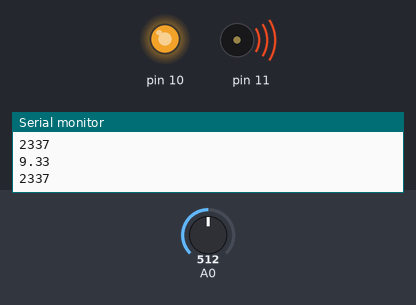
Recording of a sketch running on a simulated Arduino Uno, built with avr-gcc and run on an emulated ATmega328P. On the bench: output pins drawn as LEDs (lit = HIGH), buzzer (waves = sounding), the last lines printed to the serial monitor. The inputs (shaded band) are chosen by the test bench; at power-on: A0 = 512.

Above: at 1.2 s.
1.3 s: A0 set to 70
At 2.2 s:
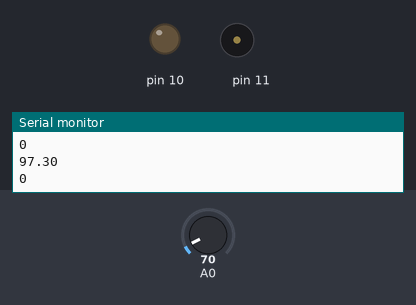
2.8 s: A0 set to 90
At 3.32 s:
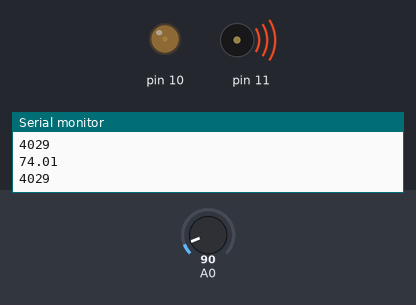
5.8 s: A0 set to 122
At 6.33 s:
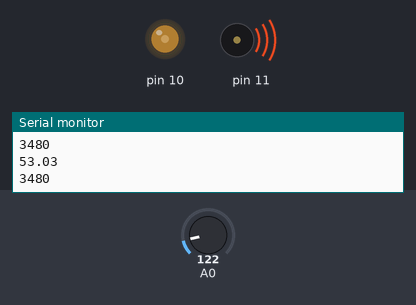
8.8 s: A0 set to 0
At 8.97 s:
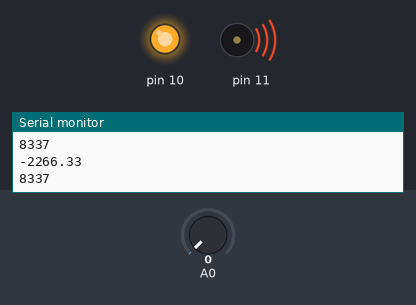
Timing chart, 0 to 11.8 s (numbered marks = the images above; inputs shaded):
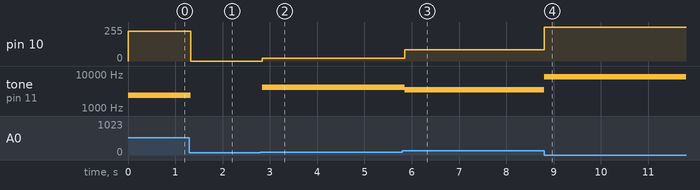

Measured:
- after the input at 1.3 s, pin 10: 225/255 → 0/255 at once; tone on pin 11: 2337 Hz → silent at once
- after the input at 2.8 s, pin 10: 0/255 → 19/255 at once; tone on pin 11: silent → 4029 Hz at once
- after the input at 5.8 s, pin 10: 19/255 → 85/255 after 0.05 s; tone on pin 11: 4029 Hz → 3480 Hz after 0.05 s
- after the input at 8.8 s, pin 10: 85/255 → 255/255 at once; tone on pin 11: 3480 Hz → 8337 Hz at once

The sketch:

L5H2.ino
```cpp
float x;
float y;
int z;

int i;

void setup()
{
  Serial.begin(9600);
  pinMode(11, OUTPUT);
}

void loop()
{
  x = analogRead(0);

  //Serial.println(x);

  y = (6787 / (x - 3)) - 4;
  Serial.println(y);
  if(y<=80)
  {
    z = y/80*2093+2093;
    i = (80-y)/80*255;
    }
    else{
      z=0;
      i=0;
    }
  Serial.println(z);
  analogWrite(10, i);
  tone(11, z, 50);


  delay(50);
}
```
